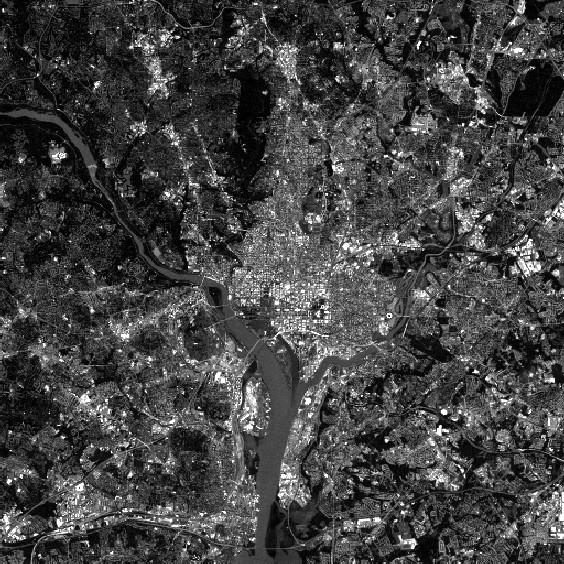
%> input picture ImageProcessing/images/WashingtonDC_Band2_564.tif, 564 x 564 px, given in place of WashingtonDC_Band2_564.tif.tif, which was not available
$ octave --eval "result = script('../../ImageProcessing/images/WashingtonDC_Band2_564.tif');"   (GNU Octave 9; MATLAB toolbox functions it lacks are replaced by stand-ins)
%> lines starting %> are read from the running program, lines starting %| are printed output that depends on the picture; pictures that were not available may be replaced by others from this repository, and a replacement may not be noted
### Lab2/Ex2/IPftfilter.m
function g=IPftfilter(x,H)

M=size(x,1); N = size(x,2);
P = 2*M; Q = 2*N;

fp = im2double(x);
fp = [fp zeros(M,N)];
fp = [fp; zeros(M,Q)];
Fp = fft2(fp,P,Q);
Fp = fftshift(Fp);
Gp = H.*Fp;
Gp = ifftshift(Gp);
gp = ifft2(Gp);
gp = real(gp);
g = im2uint8(gp(1:M,1:N));
end

### Lab2/Ex2/IPGaussian.m
function H=IPGaussian(D0,M,N)

x = 1:M;
y = 1:N;
[X,Y] = meshgrid(x,y);

Duv_squared = (X-(M+1)/2).^2 + (Y-(N+1)/2).^2;
H = (exp(-Duv_squared./(2*(D0^2))));

end

### Lab2/Ex2/script.m
function k = script(imname)
clc;                                  % clear the command window
close all;                            % close open figure windows
inputfile = [imname,'.tif'];
f = imread(inputfile);
%> f is the input picture: size 564x564 uint8; min 0, max 255, mean 67.5
figure; subplot(2,3,1);
imshow(f);
title('Original image')
M = size(f,1);N = size(f,2);
%> after `M = size(f,1)`: M = 564
%> after `N = size(f,2)`: N = 564
P = 2 * M; Q=2*N;
%> after `P = 2 * M`: P = 1128
%> after `Q=2*N`: Q = 1128
D0 = [10 30 60 160 460];
for i = 1:size(D0,2)
    subplot(2,3,i+1);
    H = IPGaussian(D0(i),P,Q);
    g = IPftfilter(f,H);
    imshow(g);
    title(sprintf('GLFP with D_0 = %i',D0(i)));
end
%> this loop made 5 passes
%> pass 1, in IPftfilter, `fp = [fp zeros(M,N)];`:
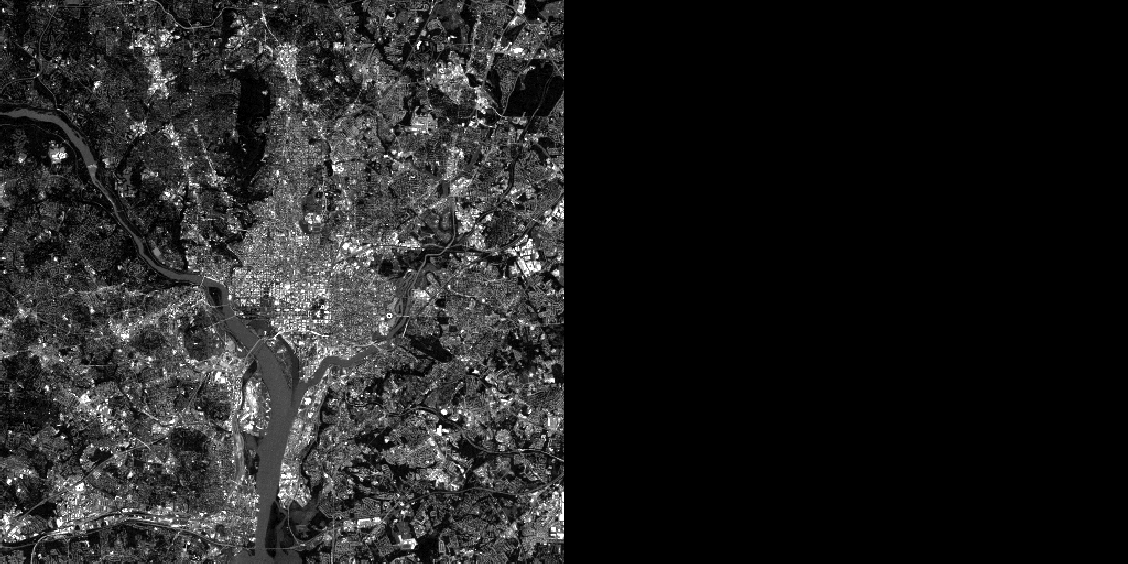
%> fp: size 564x1128 double; min 0, max 1, mean 0.132
%> pass 1, in IPftfilter, `fp = [fp; zeros(M,Q)];`:
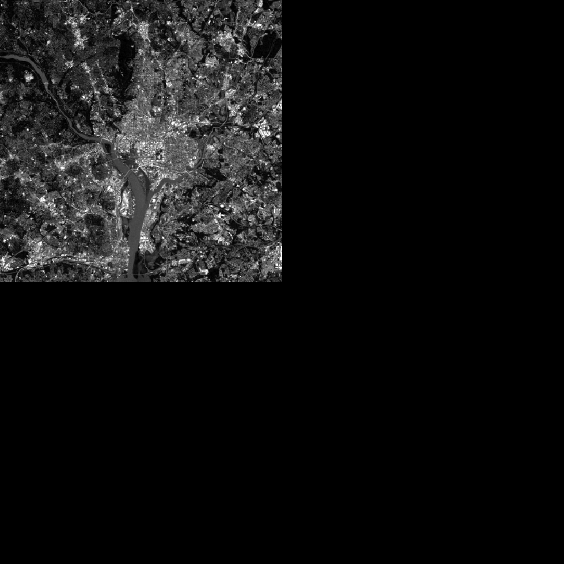
%> fp: size 1128x1128 double (shown at 1/2 size); min 0, max 1, mean 0.0662
%> pass 1, in IPftfilter, `gp = real(gp);`:
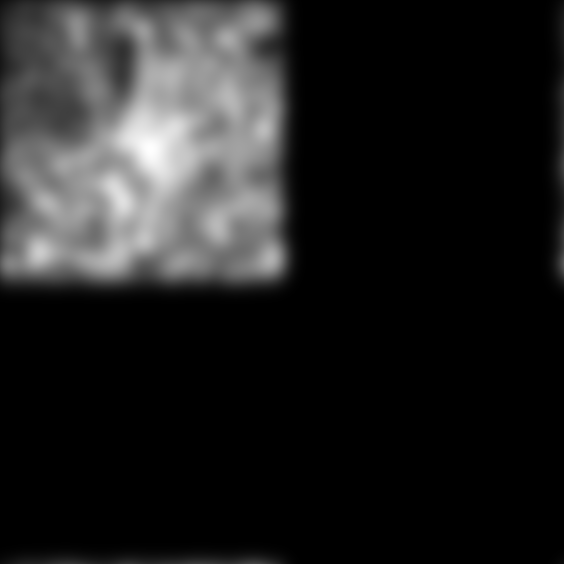
%> gp: size 1128x1128 double (shown at 1/2 size); min -2.06e-16, max 0.505, mean 0.066; drawn with min black and max white
%> after the loop:
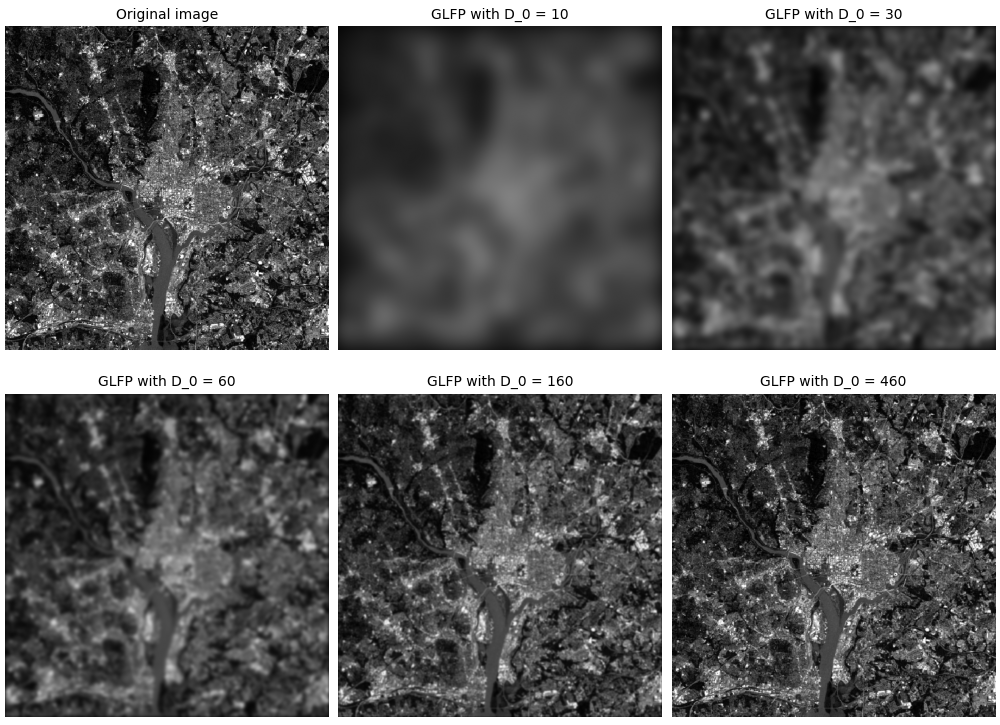
%> figure redrawn from the program's plot data, 6 panels
end
%> (the run ends here)

$ run again, on ImageProcessing/images/WashingtonDC_Band4_564.tif
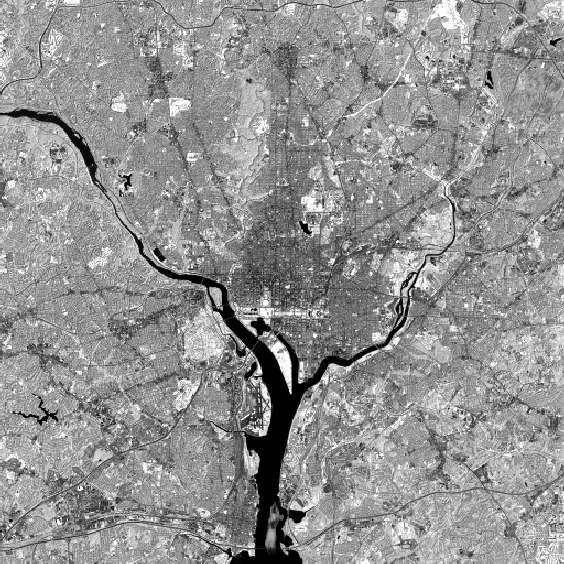
%> input picture ImageProcessing/images/WashingtonDC_Band4_564.tif, 564 x 564 px, given in place of WashingtonDC_Band4_564.tif.tif, which was not available
%> in script, f is the input picture: size 564x564 uint8; min 0, max 254, mean 146.2
%> the loop in script, `for i = 1:size(D0,2)` made 5 passes
%> pass 1, in IPftfilter, `fp = [fp zeros(M,N)];`:
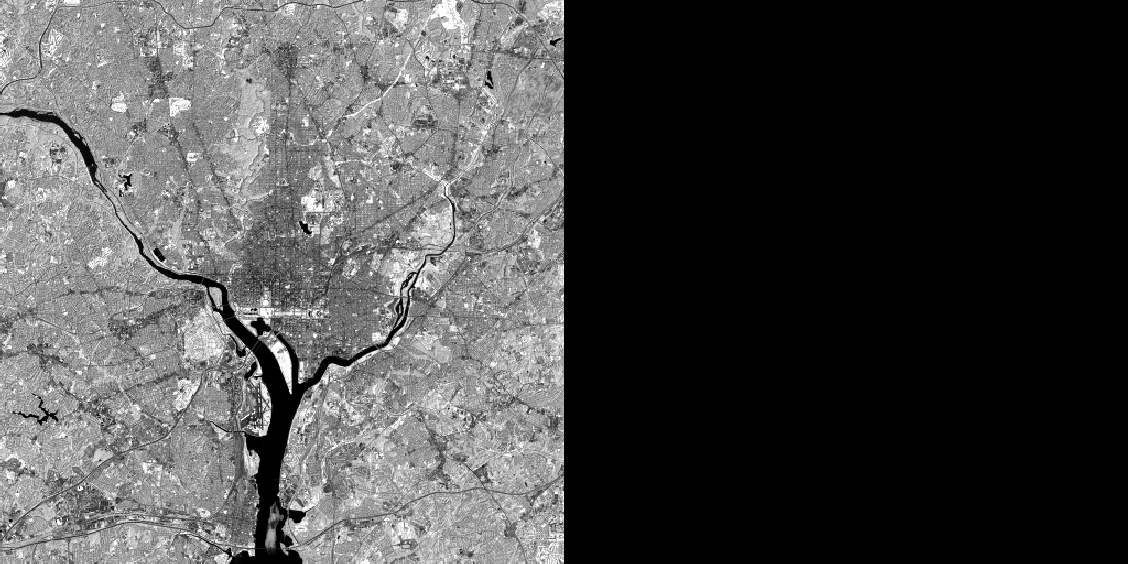
%> fp: size 564x1128 double; min 0, max 0.996, mean 0.287
%> pass 1, in IPftfilter, `gp = real(gp);`:
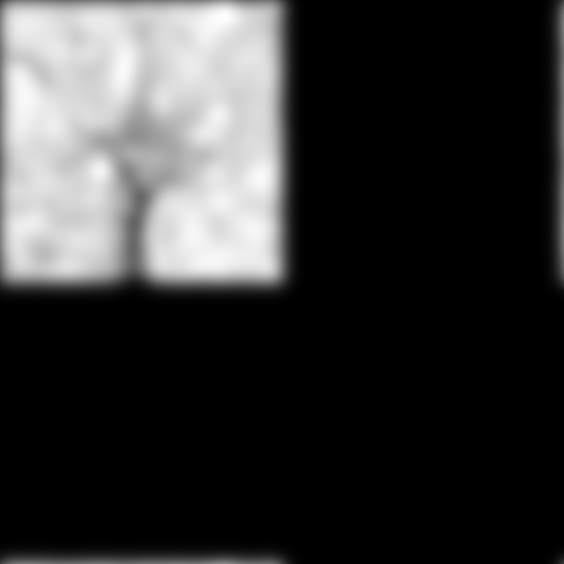
%> gp: size 1128x1128 double (shown at 1/2 size); min -4.12e-16, max 0.676, mean 0.143; drawn with min black and max white
